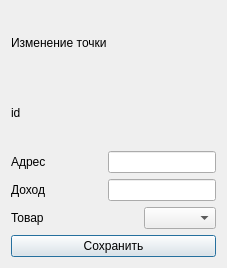
<?xml version="1.0" encoding="UTF-8"?>
<ui version="4.0">
 <class>Point</class>
 <widget class="QDialog" name="Point">
  <property name="geometry">
   <rect>
    <x>0</x>
    <y>0</y>
    <width>227</width>
    <height>268</height>
   </rect>
  </property>
  <property name="windowTitle">
   <string>Dialog</string>
  </property>
  <layout class="QVBoxLayout" name="verticalLayout_2">
   <item>
    <layout class="QVBoxLayout" name="verticalLayout">
     <item>
      <widget class="QLabel" name="label">
       <property name="text">
        <string>Изменение точки</string>
       </property>
      </widget>
     </item>
     <item>
      <layout class="QHBoxLayout" name="horizontalLayout">
       <item>
        <widget class="QLabel" name="idP">
         <property name="text">
          <string>id</string>
         </property>
        </widget>
       </item>
       <item>
        <spacer name="horizontalSpacer">
         <property name="orientation">
          <enum>Qt::Horizontal</enum>
         </property>
         <property name="sizeHint" stdset="0">
          <size>
           <width>40</width>
           <height>20</height>
          </size>
         </property>
        </spacer>
       </item>
      </layout>
     </item>
     <item>
      <layout class="QHBoxLayout" name="horizontalLayout_2">
       <item>
        <widget class="QLabel" name="Address">
         <property name="text">
          <string>Адрес</string>
         </property>
        </widget>
       </item>
       <item>
        <spacer name="horizontalSpacer_2">
         <property name="orientation">
          <enum>Qt::Horizontal</enum>
         </property>
         <property name="sizeHint" stdset="0">
          <size>
           <width>40</width>
           <height>20</height>
          </size>
         </property>
        </spacer>
       </item>
       <item>
        <widget class="QLineEdit" name="lineAddress"/>
       </item>
      </layout>
     </item>
     <item>
      <layout class="QHBoxLayout" name="horizontalLayout_3">
       <item>
        <widget class="QLabel" name="label_4">
         <property name="text">
          <string>Доход</string>
         </property>
        </widget>
       </item>
       <item>
        <spacer name="horizontalSpacer_3">
         <property name="orientation">
          <enum>Qt::Horizontal</enum>
         </property>
         <property name="sizeHint" stdset="0">
          <size>
           <width>40</width>
           <height>20</height>
          </size>
         </property>
        </spacer>
       </item>
       <item>
        <widget class="QLineEdit" name="lineEdit_2"/>
       </item>
      </layout>
     </item>
     <item>
      <layout class="QHBoxLayout" name="horizontalLayout_4">
       <item>
        <widget class="QLabel" name="Product">
         <property name="text">
          <string>Товар</string>
         </property>
        </widget>
       </item>
       <item>
        <spacer name="horizontalSpacer_4">
         <property name="orientation">
          <enum>Qt::Horizontal</enum>
         </property>
         <property name="sizeHint" stdset="0">
          <size>
           <width>40</width>
           <height>20</height>
          </size>
         </property>
        </spacer>
       </item>
       <item>
        <widget class="QComboBox" name="comboBox"/>
       </item>
      </layout>
     </item>
     <item>
      <widget class="QPushButton" name="pushButton">
       <property name="text">
        <string>Сохранить</string>
       </property>
      </widget>
     </item>
    </layout>
   </item>
  </layout>
 </widget>
 <resources/>
 <connections/>
</ui>
